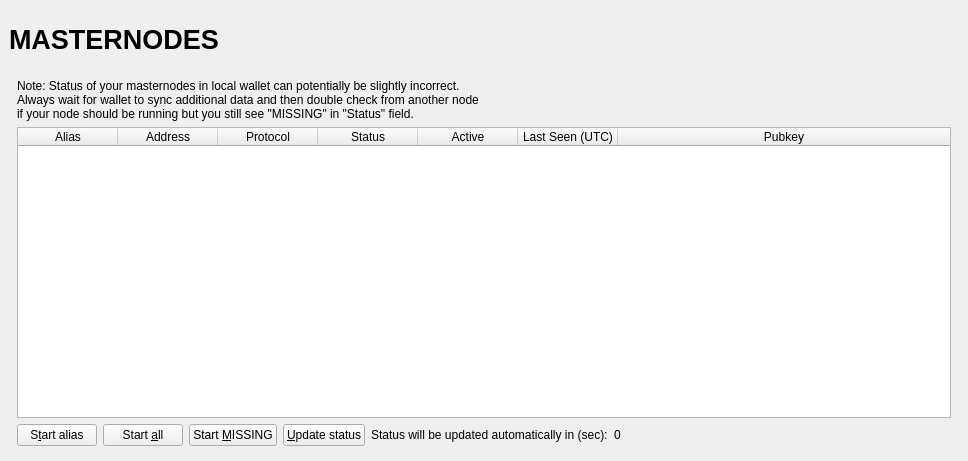
<?xml version="1.0" encoding="UTF-8"?>
<ui version="4.0">
 <class>MasternodeList</class>
 <widget class="QWidget" name="MasternodeList">
  <property name="geometry">
   <rect>
    <x>0</x>
    <y>0</y>
    <width>968</width>
    <height>461</height>
   </rect>
  </property>
  <property name="windowTitle">
   <string>Form</string>
  </property>
  <layout class="QVBoxLayout" name="topLayout" stretch="0">
   <property name="leftMargin">
    <number>9</number>
   </property>
   <property name="topMargin">
    <number>9</number>
   </property>
   <property name="rightMargin">
    <number>9</number>
   </property>
   <property name="bottomMargin">
    <number>9</number>
   </property>
   <item>
    <layout class="QVBoxLayout" name="verticalLayout_Master" stretch="0,1">
     <property name="spacing">
      <number>0</number>
     </property>
     <item>
      <widget class="QFrame" name="frame_Header">
       <layout class="QVBoxLayout" name="verticalLayout_4">
        <property name="leftMargin">
         <number>0</number>
        </property>
        <property name="topMargin">
         <number>0</number>
        </property>
        <property name="rightMargin">
         <number>0</number>
        </property>
        <property name="bottomMargin">
         <number>0</number>
        </property>
        <item>
         <layout class="QHBoxLayout" name="horizontalLayout_Header" stretch="1,0,1">
          <item>
           <widget class="QLabel" name="labelOverviewHeaderLeft">
            <property name="minimumSize">
             <size>
              <width>464</width>
              <height>60</height>
             </size>
            </property>
            <property name="maximumSize">
             <size>
              <width>16777215</width>
              <height>60</height>
             </size>
            </property>
            <property name="font">
             <font>
              <pointsize>20</pointsize>
              <weight>75</weight>
              <bold>true</bold>
             </font>
            </property>
            <property name="text">
             <string>MASTERNODES</string>
            </property>
            <property name="margin">
             <number>5</number>
            </property>
           </widget>
          </item>
          <item>
           <spacer name="horizontalSpacer">
            <property name="orientation">
             <enum>Qt::Horizontal</enum>
            </property>
            <property name="sizeHint" stdset="0">
             <size>
              <width>40</width>
              <height>20</height>
             </size>
            </property>
           </spacer>
          </item>
          <item>
           <widget class="QLabel" name="labelOverviewHeaderRight">
            <property name="minimumSize">
             <size>
              <width>464</width>
              <height>60</height>
             </size>
            </property>
            <property name="maximumSize">
             <size>
              <width>16777215</width>
              <height>60</height>
             </size>
            </property>
            <property name="font">
             <font>
              <pointsize>14</pointsize>
             </font>
            </property>
            <property name="text">
             <string/>
            </property>
            <property name="alignment">
             <set>Qt::AlignRight|Qt::AlignTrailing|Qt::AlignVCenter</set>
            </property>
           </widget>
          </item>
         </layout>
        </item>
       </layout>
      </widget>
     </item>
     <item>
      <widget class="QFrame" name="frame_BG">
       <layout class="QVBoxLayout" name="verticalLayout_3">
        <property name="leftMargin">
         <number>8</number>
        </property>
        <property name="topMargin">
         <number>5</number>
        </property>
        <property name="rightMargin">
         <number>8</number>
        </property>
        <property name="bottomMargin">
         <number>5</number>
        </property>
        <item>
         <widget class="QFrame" name="frame_Content">
          <layout class="QVBoxLayout" name="verticalLayout">
           <property name="spacing">
            <number>0</number>
           </property>
           <property name="leftMargin">
            <number>0</number>
           </property>
           <property name="topMargin">
            <number>0</number>
           </property>
           <property name="rightMargin">
            <number>0</number>
           </property>
           <property name="bottomMargin">
            <number>0</number>
           </property>
           <item>
            <layout class="QGridLayout" name="gridLayout_2">
             <property name="spacing">
              <number>2</number>
             </property>
             <item row="0" column="0">
              <widget class="QFrame" name="frameList">
               <layout class="QVBoxLayout" name="verticalLayout_2">
                <property name="leftMargin">
                 <number>0</number>
                </property>
                <property name="topMargin">
                 <number>5</number>
                </property>
                <property name="rightMargin">
                 <number>0</number>
                </property>
                <property name="bottomMargin">
                 <number>1</number>
                </property>
                <item>
                 <layout class="QHBoxLayout" name="horizontalLayout_note">
                  <property name="bottomMargin">
                   <number>0</number>
                  </property>
                  <item>
                   <widget class="QLabel" name="updateNote">
                    <property name="text">
                     <string>Note: Status of your masternodes in local wallet can potentially be slightly incorrect.&lt;br /&gt;Always wait for wallet to sync additional data and then double check from another node&lt;br /&gt;if your node should be running but you still see &quot;MISSING&quot; in &quot;Status&quot; field.</string>
                    </property>
                   </widget>
                  </item>
                 </layout>
                </item>
                <item>
                 <widget class="QTableWidget" name="tableWidgetMyMasternodes">
                  <property name="minimumSize">
                   <size>
                    <width>695</width>
                    <height>0</height>
                   </size>
                  </property>
                  <property name="editTriggers">
                   <set>QAbstractItemView::NoEditTriggers</set>
                  </property>
                  <property name="selectionMode">
                   <enum>QAbstractItemView::SingleSelection</enum>
                  </property>
                  <property name="selectionBehavior">
                   <enum>QAbstractItemView::SelectRows</enum>
                  </property>
                  <property name="sortingEnabled">
                   <bool>true</bool>
                  </property>
                  <attribute name="horizontalHeaderStretchLastSection">
                   <bool>true</bool>
                  </attribute>
                  <column>
                   <property name="text">
                    <string>Alias</string>
                   </property>
                  </column>
                  <column>
                   <property name="text">
                    <string>Address</string>
                   </property>
                  </column>
                  <column>
                   <property name="text">
                    <string>Protocol</string>
                   </property>
                  </column>
                  <column>
                   <property name="text">
                    <string>Status</string>
                   </property>
                  </column>
                  <column>
                   <property name="text">
                    <string>Active</string>
                   </property>
                  </column>
                  <column>
                   <property name="text">
                    <string>Last Seen (UTC)</string>
                   </property>
                  </column>
                  <column>
                   <property name="text">
                    <string>Pubkey</string>
                   </property>
                  </column>
                 </widget>
                </item>
                <item>
                 <layout class="QHBoxLayout" name="horizontalLayout_5">
                  <property name="bottomMargin">
                   <number>0</number>
                  </property>
                  <item>
                   <widget class="QPushButton" name="startButton">
                    <property name="text">
                     <string>S&amp;tart alias</string>
                    </property>
                   </widget>
                  </item>
                  <item>
                   <widget class="QPushButton" name="startAllButton">
                    <property name="text">
                     <string>Start &amp;all</string>
                    </property>
                   </widget>
                  </item>
                  <item>
                   <widget class="QPushButton" name="startMissingButton">
                    <property name="text">
                     <string>Start &amp;MISSING</string>
                    </property>
                   </widget>
                  </item>
                  <item>
                   <widget class="QPushButton" name="UpdateButton">
                    <property name="text">
                     <string>&amp;Update status</string>
                    </property>
                   </widget>
                  </item>
                  <item>
                   <widget class="QLabel" name="autoupdate_label">
                    <property name="text">
                     <string>Status will be updated automatically in (sec):</string>
                    </property>
                   </widget>
                  </item>
                  <item>
                   <widget class="QLabel" name="secondsLabel">
                    <property name="text">
                     <string>0</string>
                    </property>
                   </widget>
                  </item>
                  <item>
                   <spacer name="horizontalSpacer_5">
                    <property name="orientation">
                     <enum>Qt::Horizontal</enum>
                    </property>
                    <property name="sizeHint" stdset="0">
                     <size>
                      <width>40</width>
                      <height>20</height>
                     </size>
                    </property>
                   </spacer>
                  </item>
                 </layout>
                </item>
               </layout>
              </widget>
             </item>
            </layout>
           </item>
          </layout>
         </widget>
        </item>
       </layout>
      </widget>
     </item>
    </layout>
   </item>
  </layout>
 </widget>
 <resources/>
 <connections/>
</ui>
